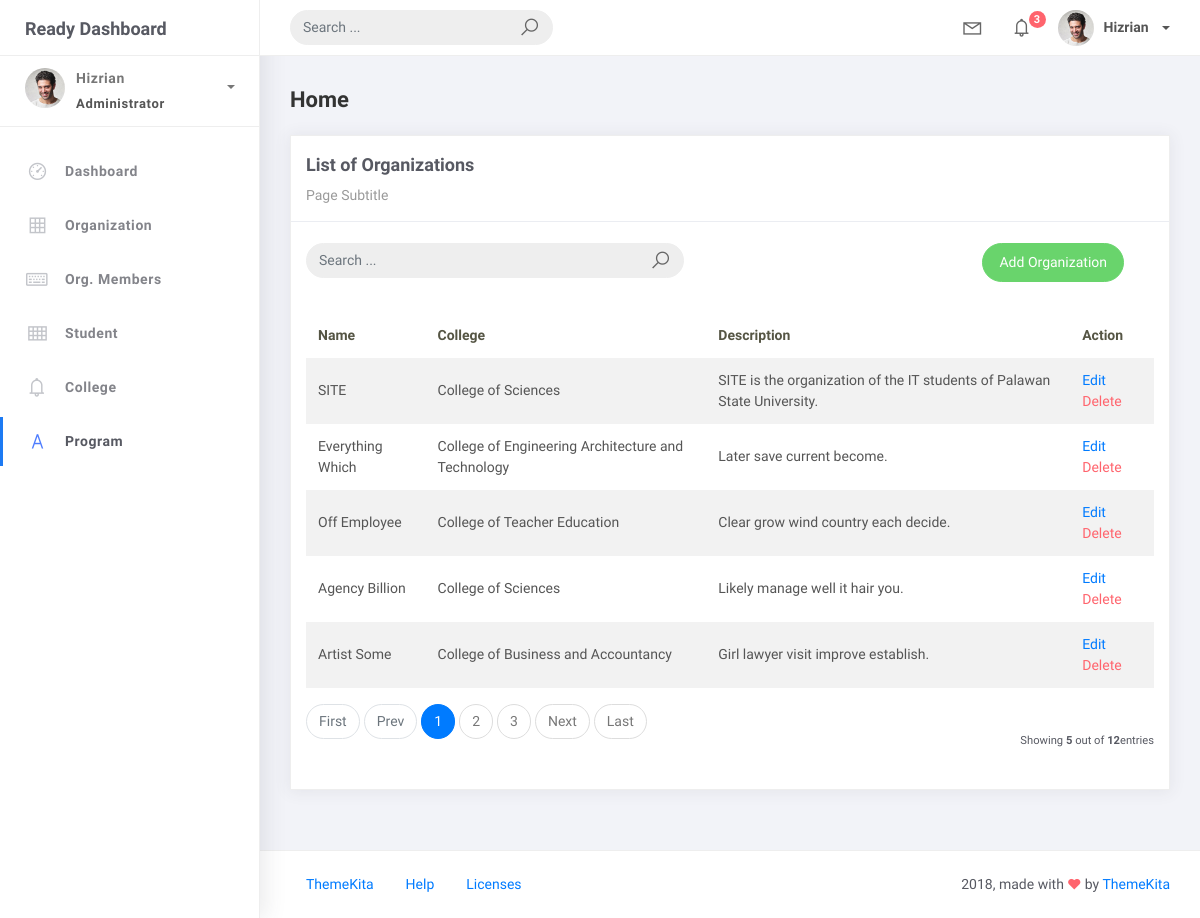
Screenshot of /organization_list with the database file from the repository.
### studentorg/models.py (models this page shows, shortened)
class BaseModel(models.Model):
    created_at = models.DateTimeField(auto_now_add=True, db_index=True)
    updated_at = models.DateTimeField(auto_now=True)
    class Meta:
        abstract = True

class Organization(BaseModel):
    name = models.CharField(max_length=250)
    college = models.ForeignKey(
        College, null=True, blank=True, on_delete=models.CASCADE)
    description = models.CharField(max_length=500)

class College(BaseModel):
    college_name = models.CharField(max_length=150)
    def __str__(self):
        return self.college_name

### studentorg/views.py (the view)
# urls.py: path('organization_list', OrganizationList.as_view(), name='organization-list'),
class OrganizationList(ListView):
    model = Organization
    context_object_name = 'organization'
    template_name  = 'org_list.html'
    paginate_by = 5
    def get_queryset(self, *args, **kwargs):
         qs = super(OrganizationList, self).get_queryset(*args, **kwargs)
         if self.request.GET.get("q") != None:
             query = self.request.GET.get('q')
             qs = qs = qs.filter(Q(name__icontains=query) |
                           Q(description__icontains=query) | Q(college__college_name__icontains=query))
         return qs

### templates/org_list.html
{% extends 'base.html' %} {%load static %} {% block content %}
<div class="content">
    <div class="container-fluid">
        <h4 class="page-title">Home</h4>
        <div class="row">
            <div class="col-md-12">
                <div class="card">
                    <div class="card-header">
                        <div class="card-title">List of Organizations</div>
                        <div class="card-category">Page Subtitle</div>
                    </div>
                    <br />
                    <div class="col-md-12 row">
                        <div class="col-md-6">
                            <form class="navbar-left navbar-form nav-search mr-md-3"
                                action="{% url 'organization-list' %}">
                                <div class="input-group">
                                    <input type="text" placeholder="Search ..." class="form-control" name="q" />
                                    <div class="input-group-append">
                                        <span class="input-group-text">
                                            <i class="la la-search search-icon"></i>
                                        </span>
                                    </div>
                                </div>
                            </form>
                        </div>
                        <div class="col-md-6">
                            <div class="pull-right">
                                <a href="{% url 'organization-add' %}" class="btn btn-success btn-rounded">Add
                                    Organization</a>
                            </div>
                        </div>
                    </div>
                    <div class="card-body">
                        <table class="table table-striped mt-3">
                            <thead>
                                <tr>
                                    <th scope="col">Name</th>
                                    <th scope="col">College</th>
                                    <th scope="col">Description</th>
                                    <th scope="col">Action</th>
                                </tr>
                            </thead>
                            <tbody>
                                {% for object in object_list %}
                                <tr>
                                    <td>{{ object.name}}</td>
                                    <td>{{ object.college }}</td>
                                    <td>{{ object.description }}</td>
                                    <td>
                                        <a href="organization_list/{{ object.id }}">Edit</a>
                                        <a href="organization_list/{{ object.id }}/delete"
                                            class="text-danger">Delete</a>
                                    </td>
                                </tr>
                                {% empty %}
                                <tr>
                                    <td colspan="4" style="text-align: center">
                                        <p class="text-sm font-weight-bold mb-0">No Records Found</p>
                                    </td>
                                </tr>
                                {% endfor %}
                            </tbody>
                        </table>
                        {% include 'includes/pagination.html' %}
                    </div>
                </div>
            </div>
        </div>
    </div>
</div>
{% endblock %}

### rows the page displays
Organization: name "SITE", college "College of Sciences", description "SITE is the organization of the IT students of Palawan State University."
Organization: name "Everything Which", college "College of Engineering Architecture and Technology", description "Later save current become."
Organization: name "Off Employee", college "College of Teacher Education", description "Clear grow wind country each decide."
Organization: name "Agency Billion", college "College of Sciences", description "Likely manage well it hair you."
Organization: name "Artist Some", college "College of Business and Accountancy", description "Girl lawyer visit improve establish."

### other values shown
{{ page_num }} "1"
{{ page_num }} "2" "3"
{{ object_list.count }} "5"
{{ paginator.count }} "12"
